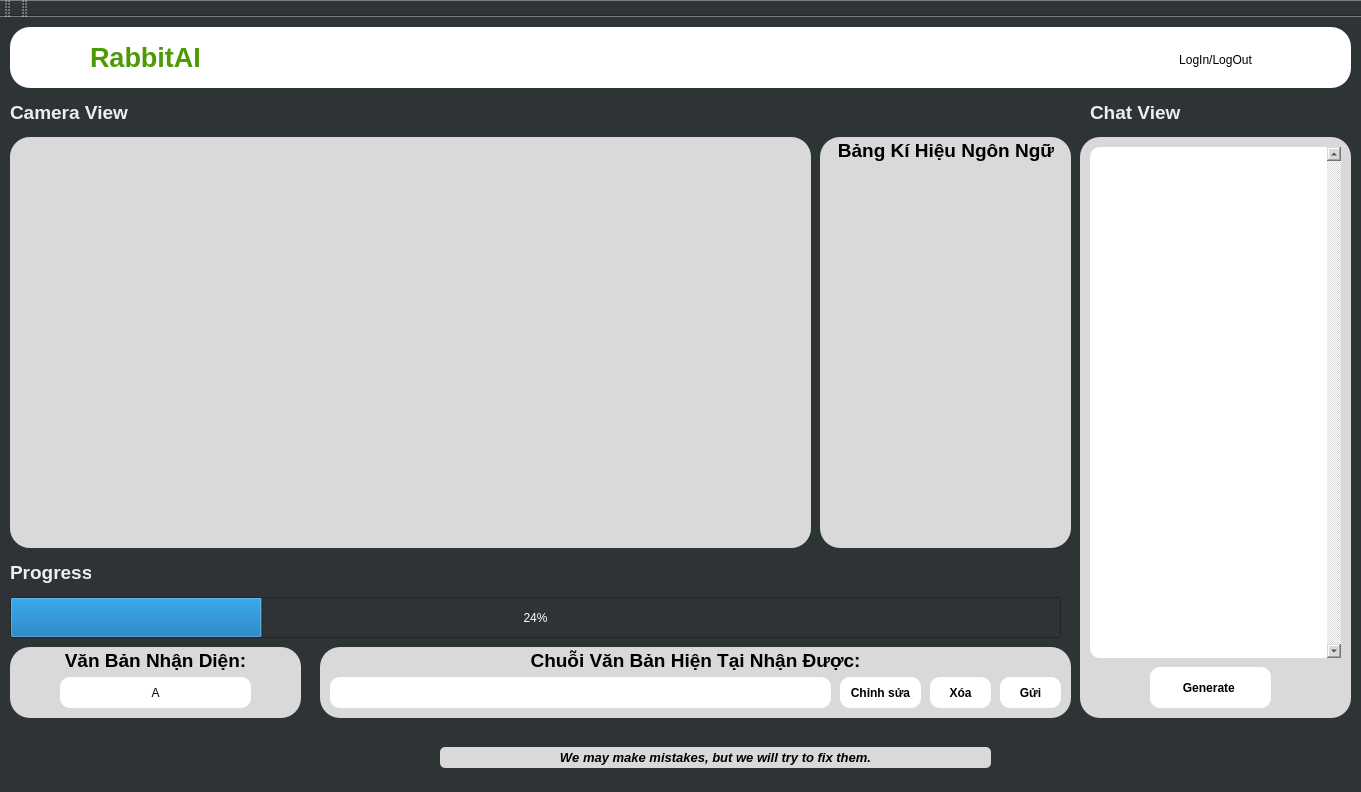
<?xml version="1.0" encoding="UTF-8"?>
<ui version="4.0">
 <class>MainWindow</class>
 <widget class="QMainWindow" name="MainWindow">
  <property name="geometry">
   <rect>
    <x>0</x>
    <y>0</y>
    <width>1361</width>
    <height>792</height>
   </rect>
  </property>
  <property name="font">
   <font>
    <pointsize>13</pointsize>
   </font>
  </property>
  <property name="mouseTracking">
   <bool>true</bool>
  </property>
  <property name="tabletTracking">
   <bool>true</bool>
  </property>
  <property name="contextMenuPolicy">
   <enum>Qt::NoContextMenu</enum>
  </property>
  <property name="windowTitle">
   <string>MainWindow</string>
  </property>
  <property name="autoFillBackground">
   <bool>false</bool>
  </property>
  <property name="styleSheet">
   <string notr="true">background-color: rgb(46, 52, 54);
</string>
  </property>
  <property name="iconSize">
   <size>
    <width>30</width>
    <height>30</height>
   </size>
  </property>
  <property name="tabShape">
   <enum>QTabWidget::Rounded</enum>
  </property>
  <widget class="QWidget" name="centralwidget">
   <widget class="QLabel" name="label_tutorialView">
    <property name="geometry">
     <rect>
      <x>360</x>
      <y>370</y>
      <width>301</width>
      <height>191</height>
     </rect>
    </property>
    <property name="styleSheet">
     <string notr="true">background-color: transparent;</string>
    </property>
    <property name="text">
     <string/>
    </property>
    <property name="alignment">
     <set>Qt::AlignCenter</set>
    </property>
   </widget>
   <widget class="QLabel" name="label_camView">
    <property name="geometry">
     <rect>
      <x>10</x>
      <y>120</y>
      <width>801</width>
      <height>411</height>
     </rect>
    </property>
    <property name="styleSheet">
     <string notr="true">background-color: rgba(180,180,180,0.6);
border-top-left-radius: 20px;
border-top-right-radius: 20px;
border-bottom-left-radius: 20px;
border-bottom-right-radius: 20px;</string>
    </property>
    <property name="text">
     <string/>
    </property>
   </widget>
   <widget class="QProgressBar" name="progressBar">
    <property name="geometry">
     <rect>
      <x>10</x>
      <y>580</y>
      <width>1051</width>
      <height>41</height>
     </rect>
    </property>
    <property name="styleSheet">
     <string notr="true">color: rgb(255, 255, 255);</string>
    </property>
    <property name="value">
     <number>24</number>
    </property>
   </widget>
   <widget class="QLabel" name="label_doneTutorial">
    <property name="geometry">
     <rect>
      <x>10</x>
      <y>120</y>
      <width>801</width>
      <height>411</height>
     </rect>
    </property>
    <property name="styleSheet">
     <string notr="true">background-color: rgba(217,217,217);
border-top-left-radius: 20px;
border-top-right-radius: 20px;
border-bottom-left-radius: 20px;
border-bottom-right-radius: 20px;</string>
    </property>
    <property name="text">
     <string/>
    </property>
    <property name="alignment">
     <set>Qt::AlignCenter</set>
    </property>
   </widget>
   <widget class="QGroupBox" name="groupBox">
    <property name="geometry">
     <rect>
      <x>820</x>
      <y>120</y>
      <width>251</width>
      <height>411</height>
     </rect>
    </property>
    <property name="font">
     <font>
      <pointsize>14</pointsize>
      <weight>75</weight>
      <bold>true</bold>
     </font>
    </property>
    <property name="styleSheet">
     <string notr="true">border-top-left-radius: 20px;
color: rgb(0, 0, 0);
background-color: rgb(217, 217, 217);
border-top-right-radius: 20px;
border-bottom-left-radius: 20px;
border-bottom-right-radius: 20px;
</string>
    </property>
    <property name="title">
     <string>Bảng Kí Hiệu Ngôn Ngữ</string>
    </property>
    <property name="alignment">
     <set>Qt::AlignCenter</set>
    </property>
    <widget class="QPushButton" name="button_A">
     <property name="geometry">
      <rect>
       <x>0</x>
       <y>30</y>
       <width>50</width>
       <height>50</height>
      </rect>
     </property>
     <property name="autoFillBackground">
      <bool>false</bool>
     </property>
     <property name="styleSheet">
      <string notr="true">background-color: rgba(255, 255, 255, 0);</string>
     </property>
     <property name="text">
      <string/>
     </property>
    </widget>
    <widget class="QPushButton" name="button_B">
     <property name="geometry">
      <rect>
       <x>50</x>
       <y>30</y>
       <width>50</width>
       <height>50</height>
      </rect>
     </property>
     <property name="autoFillBackground">
      <bool>false</bool>
     </property>
     <property name="styleSheet">
      <string notr="true">background-color: rgba(255, 255, 255, 0);</string>
     </property>
     <property name="text">
      <string/>
     </property>
    </widget>
    <widget class="QPushButton" name="button_C">
     <property name="geometry">
      <rect>
       <x>100</x>
       <y>30</y>
       <width>50</width>
       <height>50</height>
      </rect>
     </property>
     <property name="autoFillBackground">
      <bool>false</bool>
     </property>
     <property name="styleSheet">
      <string notr="true">background-color: rgba(255, 255, 255, 0);</string>
     </property>
     <property name="text">
      <string/>
     </property>
    </widget>
    <widget class="QPushButton" name="button_D">
     <property name="geometry">
      <rect>
       <x>150</x>
       <y>30</y>
       <width>50</width>
       <height>50</height>
      </rect>
     </property>
     <property name="autoFillBackground">
      <bool>false</bool>
     </property>
     <property name="styleSheet">
      <string notr="true">background-color: rgba(255, 255, 255, 0);</string>
     </property>
     <property name="text">
      <string/>
     </property>
    </widget>
    <widget class="QPushButton" name="button_E">
     <property name="geometry">
      <rect>
       <x>200</x>
       <y>30</y>
       <width>50</width>
       <height>50</height>
      </rect>
     </property>
     <property name="autoFillBackground">
      <bool>false</bool>
     </property>
     <property name="styleSheet">
      <string notr="true">background-color: rgba(255, 255, 255, 0);</string>
     </property>
     <property name="text">
      <string/>
     </property>
    </widget>
    <widget class="QPushButton" name="button_F">
     <property name="geometry">
      <rect>
       <x>0</x>
       <y>90</y>
       <width>50</width>
       <height>50</height>
      </rect>
     </property>
     <property name="autoFillBackground">
      <bool>false</bool>
     </property>
     <property name="styleSheet">
      <string notr="true">background-color: rgba(255, 255, 255, 0);</string>
     </property>
     <property name="text">
      <string/>
     </property>
    </widget>
    <widget class="QPushButton" name="button_G">
     <property name="geometry">
      <rect>
       <x>50</x>
       <y>90</y>
       <width>50</width>
       <height>50</height>
      </rect>
     </property>
     <property name="autoFillBackground">
      <bool>false</bool>
     </property>
     <property name="styleSheet">
      <string notr="true">background-color: rgba(255, 255, 255, 0);</string>
     </property>
     <property name="text">
      <string/>
     </property>
    </widget>
    <widget class="QPushButton" name="button_H">
     <property name="geometry">
      <rect>
       <x>100</x>
       <y>90</y>
       <width>50</width>
       <height>50</height>
      </rect>
     </property>
     <property name="autoFillBackground">
      <bool>false</bool>
     </property>
     <property name="styleSheet">
      <string notr="true">background-color: rgba(255, 255, 255, 0);</string>
     </property>
     <property name="text">
      <string/>
     </property>
    </widget>
    <widget class="QPushButton" name="button_I">
     <property name="geometry">
      <rect>
       <x>150</x>
       <y>90</y>
       <width>50</width>
       <height>50</height>
      </rect>
     </property>
     <property name="autoFillBackground">
      <bool>false</bool>
     </property>
     <property name="styleSheet">
      <string notr="true">background-color: rgba(255, 255, 255, 0);</string>
     </property>
     <property name="text">
      <string/>
     </property>
    </widget>
    <widget class="QPushButton" name="button_J">
     <property name="geometry">
      <rect>
       <x>200</x>
       <y>90</y>
       <width>50</width>
       <height>50</height>
      </rect>
     </property>
     <property name="autoFillBackground">
      <bool>false</bool>
     </property>
     <property name="styleSheet">
      <string notr="true">background-color: rgba(255, 255, 255, 0);</string>
     </property>
     <property name="text">
      <string/>
     </property>
    </widget>
    <widget class="QPushButton" name="button_K">
     <property name="geometry">
      <rect>
       <x>0</x>
       <y>150</y>
       <width>50</width>
       <height>50</height>
      </rect>
     </property>
     <property name="autoFillBackground">
      <bool>false</bool>
     </property>
     <property name="styleSheet">
      <string notr="true">background-color: rgba(255, 255, 255, 0);</string>
     </property>
     <property name="text">
      <string/>
     </property>
    </widget>
    <widget class="QPushButton" name="button_L">
     <property name="geometry">
      <rect>
       <x>50</x>
       <y>150</y>
       <width>50</width>
       <height>50</height>
      </rect>
     </property>
     <property name="autoFillBackground">
      <bool>false</bool>
     </property>
     <property name="styleSheet">
      <string notr="true">background-color: rgba(255, 255, 255, 0);</string>
     </property>
     <property name="text">
      <string/>
     </property>
    </widget>
    <widget class="QPushButton" name="button_M">
     <property name="geometry">
      <rect>
       <x>100</x>
       <y>150</y>
       <width>50</width>
       <height>50</height>
      </rect>
     </property>
     <property name="autoFillBackground">
      <bool>false</bool>
     </property>
     <property name="styleSheet">
      <string notr="true">background-color: rgba(255, 255, 255, 0);</string>
     </property>
     <property name="text">
      <string/>
     </property>
    </widget>
    <widget class="QPushButton" name="button_N">
     <property name="geometry">
      <rect>
       <x>150</x>
       <y>150</y>
       <width>50</width>
       <height>50</height>
      </rect>
     </property>
     <property name="autoFillBackground">
      <bool>false</bool>
     </property>
     <property name="styleSheet">
      <string notr="true">background-color: rgba(255, 255, 255, 0);</string>
     </property>
     <property name="text">
      <string/>
     </property>
    </widget>
    <widget class="QPushButton" name="button_O">
     <property name="geometry">
      <rect>
       <x>200</x>
       <y>150</y>
       <width>50</width>
       <height>50</height>
      </rect>
     </property>
     <property name="autoFillBackground">
      <bool>false</bool>
     </property>
     <property name="styleSheet">
      <string notr="true">background-color: rgba(255, 255, 255, 0);</string>
     </property>
     <property name="text">
      <string/>
     </property>
    </widget>
    <widget class="QPushButton" name="button_P">
     <property name="geometry">
      <rect>
       <x>0</x>
       <y>210</y>
       <width>50</width>
       <height>50</height>
      </rect>
     </property>
     <property name="autoFillBackground">
      <bool>false</bool>
     </property>
     <property name="styleSheet">
      <string notr="true">background-color: rgba(255, 255, 255, 0);</string>
     </property>
     <property name="text">
      <string/>
     </property>
    </widget>
    <widget class="QPushButton" name="button_Q">
     <property name="geometry">
      <rect>
       <x>50</x>
       <y>210</y>
       <width>50</width>
       <height>50</height>
      </rect>
     </property>
     <property name="autoFillBackground">
      <bool>false</bool>
     </property>
     <property name="styleSheet">
      <string notr="true">background-color: rgba(255, 255, 255, 0);</string>
     </property>
     <property name="text">
      <string/>
     </property>
    </widget>
    <widget class="QPushButton" name="button_R">
     <property name="geometry">
      <rect>
       <x>100</x>
       <y>210</y>
       <width>50</width>
       <height>50</height>
      </rect>
     </property>
     <property name="autoFillBackground">
      <bool>false</bool>
     </property>
     <property name="styleSheet">
      <string notr="true">background-color: rgba(255, 255, 255, 0);</string>
     </property>
     <property name="text">
      <string/>
     </property>
    </widget>
    <widget class="QPushButton" name="button_S">
     <property name="geometry">
      <rect>
       <x>150</x>
       <y>210</y>
       <width>50</width>
       <height>50</height>
      </rect>
     </property>
     <property name="autoFillBackground">
      <bool>false</bool>
     </property>
     <property name="styleSheet">
      <string notr="true">background-color: rgba(255, 255, 255, 0);</string>
     </property>
     <property name="text">
      <string/>
     </property>
    </widget>
    <widget class="QPushButton" name="button_T">
     <property name="geometry">
      <rect>
       <x>200</x>
       <y>210</y>
       <width>50</width>
       <height>50</height>
      </rect>
     </property>
     <property name="autoFillBackground">
      <bool>false</bool>
     </property>
     <property name="styleSheet">
      <string notr="true">background-color: rgba(255, 255, 255, 0);</string>
     </property>
     <property name="text">
      <string/>
     </property>
    </widget>
    <widget class="QPushButton" name="button_U">
     <property name="geometry">
      <rect>
       <x>0</x>
       <y>270</y>
       <width>50</width>
       <height>50</height>
      </rect>
     </property>
     <property name="autoFillBackground">
      <bool>false</bool>
     </property>
     <property name="styleSheet">
      <string notr="true">background-color: rgba(255, 255, 255, 0);</string>
     </property>
     <property name="text">
      <string/>
     </property>
    </widget>
    <widget class="QPushButton" name="button_V">
     <property name="geometry">
      <rect>
       <x>50</x>
       <y>270</y>
       <width>50</width>
       <height>50</height>
      </rect>
     </property>
     <property name="autoFillBackground">
      <bool>false</bool>
     </property>
     <property name="styleSheet">
      <string notr="true">background-color: rgba(255, 255, 255, 0);</string>
     </property>
     <property name="text">
      <string/>
     </property>
    </widget>
    <widget class="QPushButton" name="button_W">
     <property name="geometry">
      <rect>
       <x>100</x>
       <y>270</y>
       <width>50</width>
       <height>50</height>
      </rect>
     </property>
     <property name="autoFillBackground">
      <bool>false</bool>
     </property>
     <property name="styleSheet">
      <string notr="true">background-color: rgba(255, 255, 255, 0);</string>
     </property>
     <property name="text">
      <string/>
     </property>
    </widget>
    <widget class="QPushButton" name="button_X">
     <property name="geometry">
      <rect>
       <x>150</x>
       <y>270</y>
       <width>50</width>
       <height>50</height>
      </rect>
     </property>
     <property name="autoFillBackground">
      <bool>false</bool>
     </property>
     <property name="styleSheet">
      <string notr="true">background-color: rgba(255, 255, 255, 0);</string>
     </property>
     <property name="text">
      <string/>
     </property>
    </widget>
    <widget class="QPushButton" name="button_Y">
     <property name="geometry">
      <rect>
       <x>200</x>
       <y>270</y>
       <width>50</width>
       <height>50</height>
      </rect>
     </property>
     <property name="autoFillBackground">
      <bool>false</bool>
     </property>
     <property name="styleSheet">
      <string notr="true">background-color: rgba(255, 255, 255, 0);</string>
     </property>
     <property name="text">
      <string/>
     </property>
    </widget>
    <widget class="QPushButton" name="button_Z">
     <property name="geometry">
      <rect>
       <x>0</x>
       <y>330</y>
       <width>50</width>
       <height>50</height>
      </rect>
     </property>
     <property name="autoFillBackground">
      <bool>false</bool>
     </property>
     <property name="styleSheet">
      <string notr="true">background-color: rgba(255, 255, 255, 0);</string>
     </property>
     <property name="text">
      <string/>
     </property>
    </widget>
   </widget>
   <widget class="QLabel" name="label">
    <property name="geometry">
     <rect>
      <x>10</x>
      <y>540</y>
      <width>81</width>
      <height>31</height>
     </rect>
    </property>
    <property name="font">
     <font>
      <pointsize>14</pointsize>
      <weight>75</weight>
      <bold>true</bold>
     </font>
    </property>
    <property name="styleSheet">
     <string notr="true">color: rgb(238, 238, 236);</string>
    </property>
    <property name="text">
     <string>Progress</string>
    </property>
   </widget>
   <widget class="QGroupBox" name="groupBox_2">
    <property name="geometry">
     <rect>
      <x>10</x>
      <y>630</y>
      <width>291</width>
      <height>71</height>
     </rect>
    </property>
    <property name="font">
     <font>
      <pointsize>14</pointsize>
      <weight>75</weight>
      <bold>true</bold>
     </font>
    </property>
    <property name="styleSheet">
     <string notr="true">border-top-left-radius: 20px;
color: rgb(0, 0, 0);
background-color: rgb(217, 217, 217);
border-top-right-radius: 20px;
border-bottom-left-radius: 20px;
border-bottom-right-radius: 20px;
</string>
    </property>
    <property name="title">
     <string>Văn Bản Nhận Diện:</string>
    </property>
    <property name="alignment">
     <set>Qt::AlignCenter</set>
    </property>
    <widget class="QLabel" name="label_recognizedText">
     <property name="geometry">
      <rect>
       <x>50</x>
       <y>30</y>
       <width>191</width>
       <height>31</height>
      </rect>
     </property>
     <property name="styleSheet">
      <string notr="true">border-top-left-radius: 10px;
border-top-right-radius: 10px;
border-bottom-left-radius: 10px;
border-bottom-right-radius: 10px;
background-color: rgb(255, 255, 255);
</string>
     </property>
     <property name="text">
      <string>A</string>
     </property>
     <property name="alignment">
      <set>Qt::AlignCenter</set>
     </property>
     <property name="wordWrap">
      <bool>false</bool>
     </property>
    </widget>
   </widget>
   <widget class="QLabel" name="label_7">
    <property name="geometry">
     <rect>
      <x>440</x>
      <y>730</y>
      <width>551</width>
      <height>21</height>
     </rect>
    </property>
    <property name="font">
     <font>
      <pointsize>10</pointsize>
      <weight>75</weight>
      <italic>true</italic>
      <bold>true</bold>
      <underline>false</underline>
      <strikeout>false</strikeout>
      <kerning>false</kerning>
     </font>
    </property>
    <property name="layoutDirection">
     <enum>Qt::LeftToRight</enum>
    </property>
    <property name="styleSheet">
     <string notr="true">color: rgb(0, 0, 0);
background-color: rgb(217, 217, 217);
border-top-left-radius: 5px;
border-top-right-radius: 5px;
border-bottom-left-radius: 5px;
border-bottom-right-radius: 5px;
</string>
    </property>
    <property name="text">
     <string>We may make mistakes, but we will try to fix them.</string>
    </property>
    <property name="alignment">
     <set>Qt::AlignCenter</set>
    </property>
    <property name="wordWrap">
     <bool>false</bool>
    </property>
   </widget>
   <widget class="QFrame" name="frame">
    <property name="geometry">
     <rect>
      <x>10</x>
      <y>10</y>
      <width>1341</width>
      <height>61</height>
     </rect>
    </property>
    <property name="styleSheet">
     <string notr="true">background-color: rgb(255, 255, 255);
border-top-left-radius: 20px;
border-top-right-radius: 20px;
border-bottom-left-radius: 20px;
border-bottom-right-radius: 20px;</string>
    </property>
    <property name="frameShape">
     <enum>QFrame::StyledPanel</enum>
    </property>
    <property name="frameShadow">
     <enum>QFrame::Raised</enum>
    </property>
    <widget class="QPushButton" name="pushButton">
     <property name="geometry">
      <rect>
       <x>1270</x>
       <y>10</y>
       <width>41</width>
       <height>41</height>
      </rect>
     </property>
     <property name="styleSheet">
      <string notr="true">image: url(:/newPrefix/OIP.jpeg);</string>
     </property>
     <property name="text">
      <string/>
     </property>
    </widget>
    <widget class="QLabel" name="label_3">
     <property name="geometry">
      <rect>
       <x>30</x>
       <y>10</y>
       <width>41</width>
       <height>41</height>
      </rect>
     </property>
     <property name="font">
      <font>
       <pointsize>13</pointsize>
      </font>
     </property>
     <property name="styleSheet">
      <string notr="true">image: url(:/newPrefix/logo_com.png);
</string>
     </property>
     <property name="text">
      <string/>
     </property>
    </widget>
    <widget class="QPushButton" name="pushButton_2">
     <property name="geometry">
      <rect>
       <x>1150</x>
       <y>20</y>
       <width>111</width>
       <height>25</height>
      </rect>
     </property>
     <property name="text">
      <string>LogIn/LogOut</string>
     </property>
    </widget>
    <widget class="QLabel" name="label_6">
     <property name="geometry">
      <rect>
       <x>80</x>
       <y>20</y>
       <width>111</width>
       <height>21</height>
      </rect>
     </property>
     <property name="font">
      <font>
       <family>Ubuntu</family>
       <pointsize>20</pointsize>
       <weight>75</weight>
       <italic>false</italic>
       <bold>true</bold>
       <strikeout>false</strikeout>
      </font>
     </property>
     <property name="styleSheet">
      <string notr="true">color:rgb(78, 154, 6)</string>
     </property>
     <property name="text">
      <string>RabbitAI</string>
     </property>
    </widget>
   </widget>
   <widget class="QLabel" name="label_8">
    <property name="geometry">
     <rect>
      <x>10</x>
      <y>80</y>
      <width>121</width>
      <height>31</height>
     </rect>
    </property>
    <property name="font">
     <font>
      <pointsize>14</pointsize>
      <weight>75</weight>
      <bold>true</bold>
     </font>
    </property>
    <property name="styleSheet">
     <string notr="true">color: rgb(238, 238, 236);</string>
    </property>
    <property name="text">
     <string>Camera View</string>
    </property>
   </widget>
   <widget class="QGroupBox" name="groupBox_3">
    <property name="geometry">
     <rect>
      <x>1080</x>
      <y>120</y>
      <width>271</width>
      <height>581</height>
     </rect>
    </property>
    <property name="font">
     <font>
      <pointsize>14</pointsize>
      <weight>75</weight>
      <bold>true</bold>
     </font>
    </property>
    <property name="styleSheet">
     <string notr="true">border-top-left-radius: 20px;
color: rgb(0, 0, 0);
background-color: rgb(217, 217, 217);
border-top-right-radius: 20px;
border-bottom-left-radius: 20px;
border-bottom-right-radius: 20px;
</string>
    </property>
    <property name="title">
     <string/>
    </property>
    <property name="alignment">
     <set>Qt::AlignCenter</set>
    </property>
    <widget class="QPushButton" name="pushButton_3">
     <property name="geometry">
      <rect>
       <x>70</x>
       <y>530</y>
       <width>121</width>
       <height>41</height>
      </rect>
     </property>
     <property name="font">
      <font>
       <weight>75</weight>
       <bold>true</bold>
      </font>
     </property>
     <property name="styleSheet">
      <string notr="true">border-top-left-radius: 10px;
border-top-right-radius: 10px;
border-bottom-left-radius: 10px;
border-bottom-right-radius: 10px;
background-color: rgb(255, 255, 255);
</string>
     </property>
     <property name="text">
      <string>Generate </string>
     </property>
    </widget>
    <widget class="QTextEdit" name="label_recognizedText_2">
     <property name="geometry">
      <rect>
       <x>10</x>
       <y>10</y>
       <width>251</width>
       <height>511</height>
      </rect>
     </property>
     <property name="focusPolicy">
      <enum>Qt::NoFocus</enum>
     </property>
     <property name="styleSheet">
      <string notr="true">border-top-left-radius: 10px;
border-top-right-radius: 10px;
border-bottom-left-radius: 10px;
border-bottom-right-radius: 10px;
background-color: rgb(255, 255, 255);
</string>
     </property>
     <property name="verticalScrollBarPolicy">
      <enum>Qt::ScrollBarAlwaysOn</enum>
     </property>
     <property name="readOnly">
      <bool>true</bool>
     </property>
     <property name="placeholderText">
      <string/>
     </property>
    </widget>
   </widget>
   <widget class="QLabel" name="label_10">
    <property name="geometry">
     <rect>
      <x>1090</x>
      <y>80</y>
      <width>121</width>
      <height>31</height>
     </rect>
    </property>
    <property name="font">
     <font>
      <pointsize>14</pointsize>
      <weight>75</weight>
      <bold>true</bold>
     </font>
    </property>
    <property name="styleSheet">
     <string notr="true">color: rgb(238, 238, 236);</string>
    </property>
    <property name="text">
     <string>Chat View</string>
    </property>
   </widget>
   <widget class="QGroupBox" name="groupBox_4">
    <property name="geometry">
     <rect>
      <x>320</x>
      <y>630</y>
      <width>751</width>
      <height>71</height>
     </rect>
    </property>
    <property name="font">
     <font>
      <pointsize>14</pointsize>
      <weight>75</weight>
      <bold>true</bold>
     </font>
    </property>
    <property name="styleSheet">
     <string notr="true">border-top-left-radius: 20px;
color: rgb(0, 0, 0);
background-color: rgb(217, 217, 217);
border-top-right-radius: 20px;
border-bottom-left-radius: 20px;
border-bottom-right-radius: 20px;
</string>
    </property>
    <property name="title">
     <string>Chuỗi Văn Bản Hiện Tại Nhận Được:</string>
    </property>
    <property name="alignment">
     <set>Qt::AlignCenter</set>
    </property>
    <widget class="QPushButton" name="pushButton_5">
     <property name="geometry">
      <rect>
       <x>680</x>
       <y>30</y>
       <width>61</width>
       <height>31</height>
      </rect>
     </property>
     <property name="font">
      <font>
       <weight>75</weight>
       <bold>true</bold>
      </font>
     </property>
     <property name="styleSheet">
      <string notr="true">border-top-left-radius: 10px;
border-top-right-radius: 10px;
border-bottom-left-radius: 10px;
border-bottom-right-radius: 10px;
background-color: rgb(255, 255, 255);
</string>
     </property>
     <property name="text">
      <string>Gửi</string>
     </property>
    </widget>
    <widget class="QPushButton" name="pushButton_6">
     <property name="geometry">
      <rect>
       <x>610</x>
       <y>30</y>
       <width>61</width>
       <height>31</height>
      </rect>
     </property>
     <property name="font">
      <font>
       <weight>75</weight>
       <bold>true</bold>
      </font>
     </property>
     <property name="styleSheet">
      <string notr="true">border-top-left-radius: 10px;
border-top-right-radius: 10px;
border-bottom-left-radius: 10px;
border-bottom-right-radius: 10px;
background-color: rgb(255, 255, 255);
</string>
     </property>
     <property name="text">
      <string>Xóa</string>
     </property>
    </widget>
    <widget class="QPushButton" name="pushButton_7">
     <property name="geometry">
      <rect>
       <x>520</x>
       <y>30</y>
       <width>81</width>
       <height>31</height>
      </rect>
     </property>
     <property name="font">
      <font>
       <weight>75</weight>
       <bold>true</bold>
      </font>
     </property>
     <property name="styleSheet">
      <string notr="true">border-top-left-radius: 10px;
border-top-right-radius: 10px;
border-bottom-left-radius: 10px;
border-bottom-right-radius: 10px;
background-color: rgb(255, 255, 255);
</string>
     </property>
     <property name="text">
      <string>Chỉnh sửa</string>
     </property>
    </widget>
    <widget class="QTextEdit" name="textEdit">
     <property name="geometry">
      <rect>
       <x>10</x>
       <y>30</y>
       <width>501</width>
       <height>31</height>
      </rect>
     </property>
     <property name="contextMenuPolicy">
      <enum>Qt::NoContextMenu</enum>
     </property>
     <property name="acceptDrops">
      <bool>false</bool>
     </property>
     <property name="toolTipDuration">
      <number>-1</number>
     </property>
     <property name="layoutDirection">
      <enum>Qt::LeftToRight</enum>
     </property>
     <property name="styleSheet">
      <string notr="true">border-top-left-radius: 10px;
border-top-right-radius: 10px;
border-bottom-left-radius: 10px;
border-bottom-right-radius: 10px;
background-color: rgb(255, 255, 255);
</string>
     </property>
     <property name="inputMethodHints">
      <set>Qt::ImhNone</set>
     </property>
     <property name="lineWidth">
      <number>0</number>
     </property>
     <property name="midLineWidth">
      <number>0</number>
     </property>
     <property name="cursorWidth">
      <number>1</number>
     </property>
     <property name="placeholderText">
      <string/>
     </property>
    </widget>
   </widget>
   <zorder>groupBox</zorder>
   <zorder>label_camView</zorder>
   <zorder>progressBar</zorder>
   <zorder>label</zorder>
   <zorder>groupBox_2</zorder>
   <zorder>label_tutorialView</zorder>
   <zorder>label_doneTutorial</zorder>
   <zorder>label_7</zorder>
   <zorder>frame</zorder>
   <zorder>label_8</zorder>
   <zorder>groupBox_3</zorder>
   <zorder>label_10</zorder>
   <zorder>groupBox_4</zorder>
  </widget>
  <widget class="QStatusBar" name="statusbar"/>
  <widget class="QToolBar" name="toolBar">
   <property name="windowTitle">
    <string>toolBar</string>
   </property>
   <attribute name="toolBarArea">
    <enum>TopToolBarArea</enum>
   </attribute>
   <attribute name="toolBarBreak">
    <bool>false</bool>
   </attribute>
  </widget>
  <widget class="QToolBar" name="toolBar_2">
   <property name="windowTitle">
    <string>toolBar_2</string>
   </property>
   <attribute name="toolBarArea">
    <enum>TopToolBarArea</enum>
   </attribute>
   <attribute name="toolBarBreak">
    <bool>false</bool>
   </attribute>
  </widget>
 </widget>
 <resources>
  <include location="../resource/UI/test.qrc"/>
  <include location="test.qrc"/>
 </resources>
 <connections/>
</ui>
